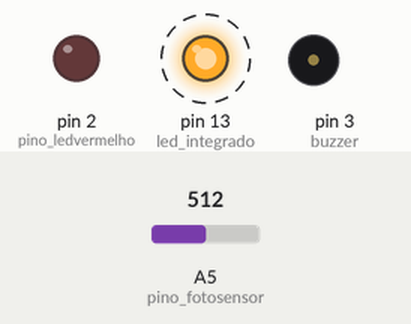
Simulated run of this sketch. Board: Arduino Uno, built with avr-gcc and run on an emulated ATmega328P. Shown: output pins drawn as LEDs (lit = HIGH), buzzer (waves = sounding). Dashed ring = blinking. The inputs (shaded band) are chosen by the test bench; at power-on: A5 (pino_fotosensor) = 512.

Above: at 4.8 s.
4.9 s: A5 (pino_fotosensor) set to 414
8.4 s: A5 (pino_fotosensor) set to 385
At 10.8 s:
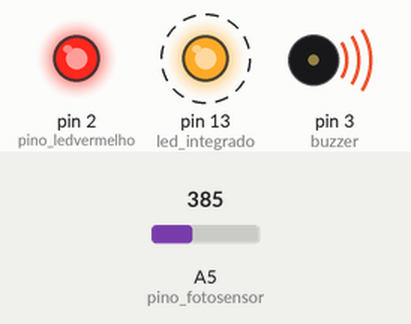
14.5 s: A5 (pino_fotosensor) set to 511
At 17.3 s:
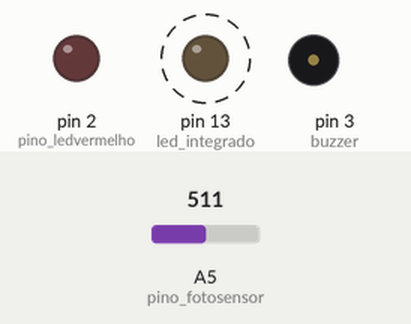
20.9 s: A5 (pino_fotosensor) set to 306
At 23.8 s:
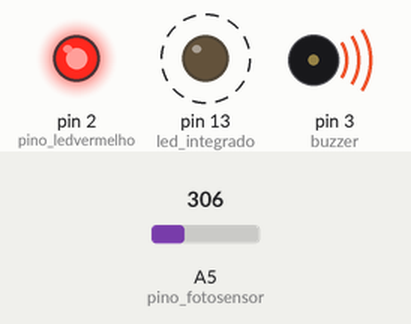
Timing chart, 0 to 28.3 s (numbered marks = the images above; inputs shaded):
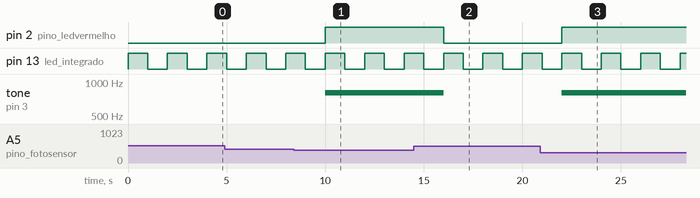

The sketch:

sensor_de_panico1.ino
```cpp
// C++
/*-------------------------|
|---VALORES E DEFINIÇÕES---|
|-------------------------*/


const int pino_fotosensor = A5; //define o pino do sensor de luz
const int triggerdeluz = 400; //nivel onde o fotosensor ativa
const int pino_ledvermelho = 2; //pino led vermelho
const int buzzer = 3; //Atribui o valor 11 a variavel buzzer

int valoranalogico; //le os niveis de luz


/*------------------------|
|----------SETUP----------|
|------------------------*/
void setup()
{

 	pinMode(LED_BUILTIN, OUTPUT); //led integrado

    // saidas
	pinMode(pino_ledvermelho, OUTPUT); //LED
	pinMode(3, OUTPUT); //buzzer


}

/*-------------------------|
|----------CODIGO----------|
|-------------------------*/
void loop()


{
	{
	//pisca a luz do arduino. deixei aqui
  	digitalWrite(LED_BUILTIN, HIGH);
  	delay(1000);
  	digitalWrite(LED_BUILTIN, LOW);
  	delay(1000);


    //instancia a leitura de luz
    valoranalogico = analogRead(pino_fotosensor);


  }

  	if(valoranalogico < triggerdeluz) {
    digitalWrite(pino_ledvermelho, HIGH); // liga o LED
    tone(buzzer, 800); //liga o buzzer; 800hz

  }
  	else {
    digitalWrite(pino_ledvermelho, LOW); //desliga o LED
    noTone(buzzer); //desliga o buzzer
  }


}
```

Measured:
- the behaviour switches between 400 and 399 on A5 (pino_fotosensor) (found by bisection; images 0 and 1)
- after the input at 8.4 s, pin 2 (pino_ledvermelho): LOW → HIGH after 1.6 s; tone on pin 3 (buzzer): silent → 800 Hz after 1.6 s
- after the input at 14.5 s, pin 2 (pino_ledvermelho): HIGH → LOW after 1.5 s; tone on pin 3 (buzzer): 800 Hz → silent after 1.5 s
- after the input at 20.9 s, pin 2 (pino_ledvermelho): LOW → HIGH after 1.1 s; tone on pin 3 (buzzer): silent → 800 Hz after 1.1 s
- by itself, pin 13 (led_integrado): alternates HIGH for 1.0 s and LOW for 1.0 s
